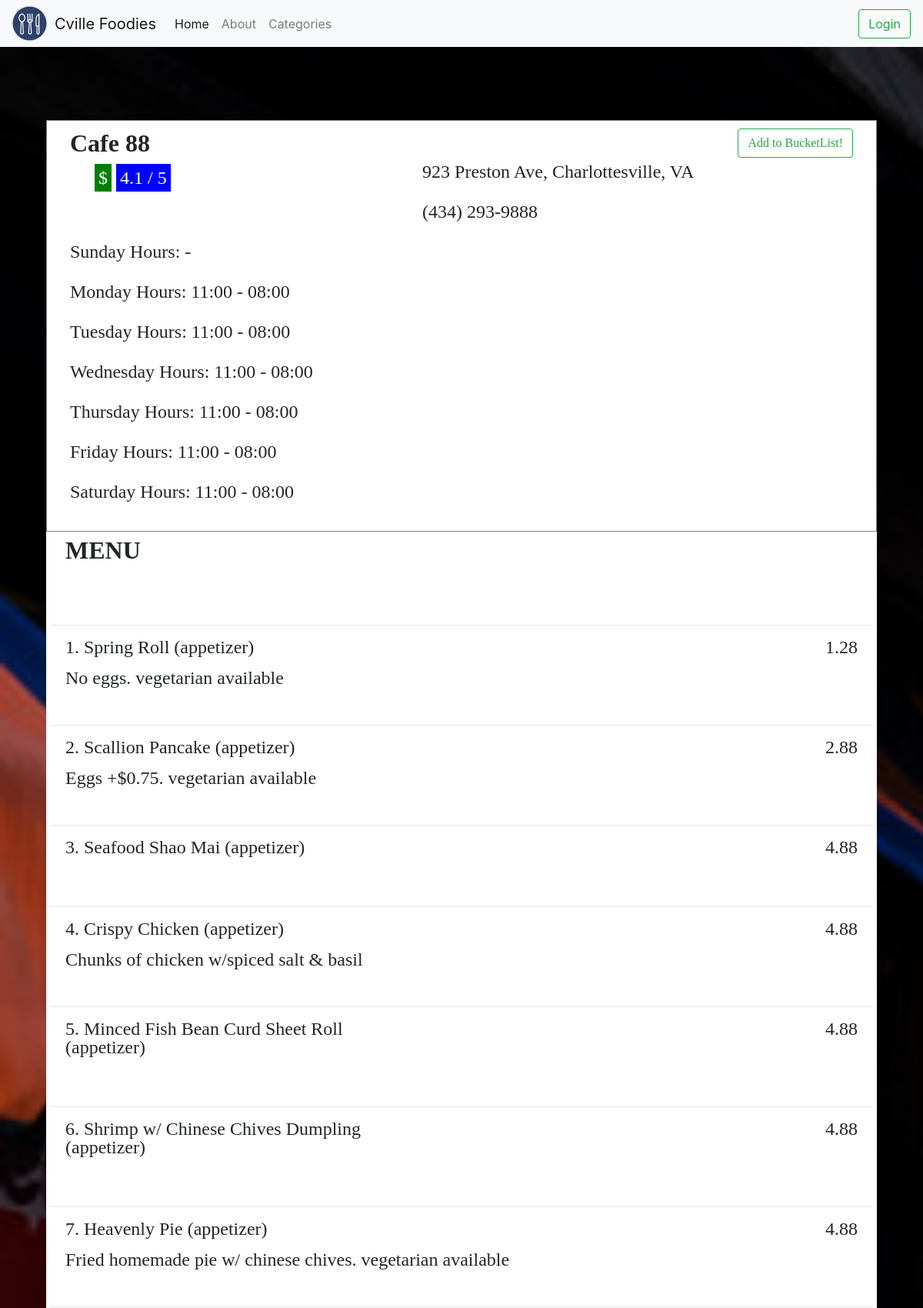
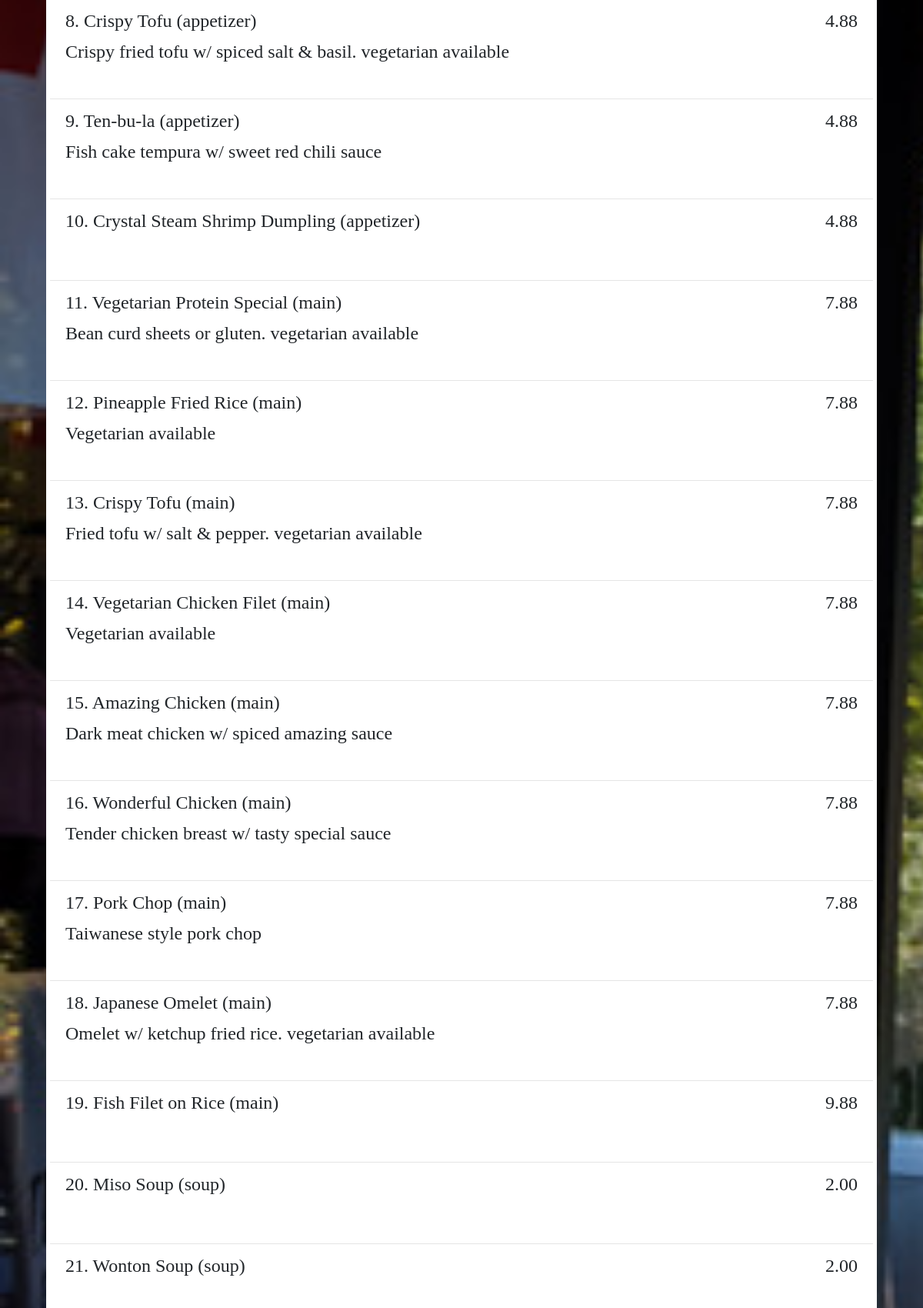
The app's page /restaurant.php?r=Cafe 88 (upper part) with its own data (2 pictures, top to bottom).
### tables this page shows
CREATE TABLE r_hours(
	r_id INT NOT NULL,
    sun_open_time VARCHAR(5) NOT NULL,
    sun_close_time VARCHAR(5) NOT NULL,
    mon_open_time VARCHAR(5) NOT NULL,
    mon_close_time VARCHAR(5) NOT NULL, 
    tues_open_time VARCHAR(5) NOT NULL,
    tues_close_time VARCHAR(5) NOT NULL,
    wed_open_time VARCHAR(5) NOT NULL,
    wed_close_time VARCHAR(5) NOT NULL,
    thurs_open_time VARCHAR(5) NOT NULL,
    thurs_close_time VARCHAR(5) NOT NULL,
    fri_open_time VARCHAR(5) NOT NULL,
    fri_close_time VARCHAR(5) NOT NULL,
    sat_open_time VARCHAR(5) NOT NULL,
    sat_close_time VARCHAR(5) NOT NULL,
    description VARCHAR(20),  
    PRIMARY KEY (r_id, description),
    FOREIGN KEY (r_id) REFERENCES restaurant(r_id)
);

CREATE TABLE restaurant( 
	r_id INT NOT NULL PRIMARY KEY AUTO_INCREMENT,
	rname VARCHAR(50) NOT NULL,
    phone_num VARCHAR(14),
    street VARCHAR(50) NOT NULL,  
    price_range ENUM ('$', '$$', '$$$', '$$$$'),
    rating_google DOUBLE,
    rating DOUBLE,  
    num_of_reviews INT DEFAULT '0'
);

CREATE TABLE menu(
	r_id INT NOT NULL,
    food_name VARCHAR(50) NOT NULL,
    price DECIMAL(6,2) NOT NULL,
    category VARCHAR(20) NOT NULL,  
    description VARCHAR(100),
    PRIMARY KEY (r_id, food_name, category),
    FOREIGN KEY (r_id) REFERENCES restaurant(r_id) ON DELETE CASCADE
);

### restaurant.php (the view, shortened to what this page needs)
<!DOCTYPE html>
<html>
  <head>
    <link type="text/css" rel="stylesheet" href="stylesheet.css"/>
    <link type="text/css" rel="stylesheet" href="stylesheet2.css"/>
    <link rel="stylesheet" href="https://maxcdn.bootstrapcdn.com/bootstrap/4.0.0/css/bootstrap.min.css">
    <link href="http://netdna.bootstrapcdn.com/font-awesome/4.0.3/css/font-awesome.min.css" rel="stylesheet" type="text/css">
  </head>
  <nav class="navbar fixed-top navbar-expand-lg navbar-light bg-light">
    <a href="./" class="pull-left">
        <img src="./images/logo.png">
    </a>
    <a href="./" class="navbar-brand">Cville Foodies</a>
  <div class="collapse navbar-collapse" id="navbarSupportedContent">
    <ul class="navbar-nav mr-auto">
      <li class="nav-item active">
        <a class="nav-link" href="./">Home <span class="sr-only">(current)</span></a>
      </li>
      <li class="nav-item">
        <a class="nav-link" href="./about.php">About</a>
      </li>
      <li class="nav-item">
        <a class="nav-link" href="./categories.php">Categories</a>
      </li>
    </ul>
    <?php include 'loginHeader.php'; ?>
  </div>
</nav>
  <body id="homepage">
      <ul class="list">
        <?php
           $rname = urldecode($_GET["r"]) ;
           require_once('./library.php');
           $con = new mysqli($SERVER, $USERNAME, $PASSWORD, $DATABASE);
          $sql="SELECT *
            FROM restaurant LEFT JOIN r_hours USING (r_id)
            WHERE rname = '{$rname}'";
           $result = mysqli_query($con,$sql);
           if (mysqli_num_rows($result)!= 0) {
            $row = mysqli_fetch_array($result);
            $tableRow = "<li>
              <div class=\"outerDiv\">
                <div class=\"mostrightCol\">
                  <button id=\"{$row['r_id']}\" onclick='addToBucketList(\"{$row['r_id']}\");' class=\"btn btn-outline-success\">Add to BucketList!</button>
                </div>
                <div class=\"leftCol\">
                  <h2 class=\"rName\">{$row['rname']}</h2>
                  <p class=\"rInfo\"><span class=\"rCost\">{$row['price_range']}</span> <span class=\"rRating\"> {$row['rating_google']} / 5</span></p>
                </div>
                <div class=\"rightCol\">
                  <p>{$row['street']}, Charlottesville, VA</p>
                  <p>{$row['phone_num']}</p>
                </div>
                <div class=\"leftColFull\">
                  <p class=\"rHours\">Sunday Hours: {$row['sun_open_time']} - {$row['sun_close_time']}</p>
                  <p class=\"rHours\">Monday Hours: {$row['mon_open_time']} - {$row['mon_close_time']}</p>
                  <p class=\"rHours\">Tuesday Hours: {$row['tues_open_time']} - {$row['tues_close_time']}</p>
                  <p class=\"rHours\">Wednesday Hours: {$row['wed_open_time']} - {$row['wed_close_time']}</p>
                  <p class=\"rHours\">Thursday Hours: {$row['thurs_open_time']} - {$row['thurs_close_time']}</p>
                  <p class=\"rHours\">Friday Hours: {$row['fri_open_time']} - {$row['fri_close_time']}</p>
                  <p class=\"rHours\">Saturday Hours: {$row['sat_open_time']} - {$row['sat_close_time']}</p>
                </div>
              </div>
            </li>";
             echo $tableRow;
          }
          $sql2="SELECT *
            FROM restaurant INNER JOIN menu USING (r_id) /*INNER JOIN provide USING (r_id) INNER JOIN supplier USING (s_id)*/
            WHERE rname = '{$rname}' ORDER BY category, price ASC";
          $result2 = mysqli_query($con,$sql2);
          $i = 1;
          if (mysqli_num_rows($result2)>0) {
            echo "<rli>
              <div class=\"outerDiv\">
                <div class=\"leftCol\">
                  <h2 class=\"rName\">MENU</h2>
                </div>
              </div>
            </rli>";
          }
           while($row = mysqli_fetch_array($result2)) {
            $tableRow = "<rli> <hr>
              <div class=\"outerDiv\">
                 <div class=\"mostrightCol\">
                  <p class=\"rItem\">{$row['price']}</p>
                </div>
                <div class=\"leftCol\">
                  <p class=\"rItem\">$i.  {$row['food_name']} ({$row['category']})</p>
                </div>
                <div class=\"leftColFull\">
                  <p class=\"rItem\">{$row['description']}</p>
                </div>
              </div>
            </rli>";
             echo $tableRow;
             $i++;
           }
        ?>
      </ul>
  </body>
</html>

### stylesheet.css (style rules this page uses)
#homepage { padding-top: 100px; background-image: url("./images/6358615623227228942081594044_corner_cover.jpg"); background-size: cover; }
.pull-left img { height: 45px; width: 45px; margin-right: 10px; }
.navbar-brand { color: #2D4169; }
.leftColFull { width: 90%; float:left; display: inline-block; }
.rName { font-weight: bold; }
.rHours { font-size:24px; }
.rItem { font-size:24px; line-height: 1; }
.list > rli { display:block; background-color: #FFFFFF; padding:5px; box-shadow: inset 0 1px 0 #fff; min-height: 100px }

### stylesheet2.css (style rules this page uses)
.list { font-family:sans-serif; margin: 3% 5% 5% 5%; padding:20px 0 0; }
.list > li { display:block; background-color: #FFFFFF; padding:10px; border-style: solid; border-color: gray; border-width: 1px; box-shadow: inset 0 1px 0 #fff; min-height: 100px; }
img { max-width: 100%; }
h2 { margin:0 0 0.3rem; font-weight: normal; font-weight:bold; }
p { margin:0; font-size: 16px; font-size: 2vw; }
.outerDiv { padding-right: 20px; padding-left: 20px; min-width: 100%; display: inline-block; font-family: Quicksand; }
.leftCol { width: 45%; float:left; display: inline-block; }
.rightCol { width: 55%; float:left; display: inline-block; }
.mostrightCol { float:right; display: inline-block; }
.rInfo { margin-left: 7%; }
.rInfo span { padding: 5px; color: white; }
.rCost { background-color: green; }
.rRating { background-color: blue; }

### records on screen
r_hours: r.rname "Cafe 88", r.price_range "$", r.rating_google "4.1", r.street "923 Preston Ave", r.phone_num "(434) 293-9888", mon_open_time "11:00", mon_close_time "08:00", tues_open_time "11:00", tues_close_time "08:00", wed_open_time "11:00", wed_close_time "08:00", thurs_open_time "11:00", thurs_close_time "08:00", fri_open_time "11:00", fri_close_time "08:00", sat_open_time "11:00", sat_close_time "08:00"
menu: price "1.28", food_name "Spring Roll", category "appetizer", description "No eggs. vegetarian available"
menu: price "2.88", food_name "Scallion Pancake", category "appetizer", description "Eggs +$0.75. vegetarian available"
menu: price "4.88", food_name "Seafood Shao Mai", category "appetizer"
menu: price "4.88", food_name "Crispy Chicken", category "appetizer", description "Chunks of chicken w/spiced salt & basil"
menu: price "4.88", food_name "Minced Fish Bean Curd Sheet Roll", category "appetizer"
menu: price "4.88", food_name "Shrimp w/ Chinese Chives Dumpling", category "appetizer"
menu: price "4.88", food_name "Heavenly Pie", category "appetizer", description "Fried homemade pie w/ chinese chives. vegetarian available"
menu: price "4.88", food_name "Crispy Tofu", category "appetizer", description "Crispy fried tofu w/ spiced salt & basil. vegetarian available"
menu: price "4.88", food_name "Ten-bu-la", category "appetizer", description "Fish cake tempura w/ sweet red chili sauce"
menu: price "4.88", food_name "Crystal Steam Shrimp Dumpling", category "appetizer"
menu: price "7.88", food_name "Vegetarian Protein Special", category "main", description "Bean curd sheets or gluten. vegetarian available"
menu: price "7.88", food_name "Pineapple Fried Rice", category "main", description "Vegetarian available"
menu: price "7.88", food_name "Crispy Tofu", category "main", description "Fried tofu w/ salt & pepper. vegetarian available"
menu: price "7.88", food_name "Vegetarian Chicken Filet", category "main", description "Vegetarian available"
menu: price "7.88", food_name "Amazing Chicken", category "main", description "Dark meat chicken w/ spiced amazing sauce"
menu: price "7.88", food_name "Wonderful Chicken", category "main", description "Tender chicken breast w/ tasty special sauce"
menu: price "7.88", food_name "Pork Chop", category "main", description "Taiwanese style pork chop"
menu: price "7.88", food_name "Japanese Omelet", category "main", description "Omelet w/ ketchup fried rice. vegetarian available"
menu: price "9.88", food_name "Fish Filet on Rice", category "main"
menu: price "2.00", food_name "Miso Soup", category "soup"
menu: price "2.00", food_name "Wonton Soup", category "soup"
